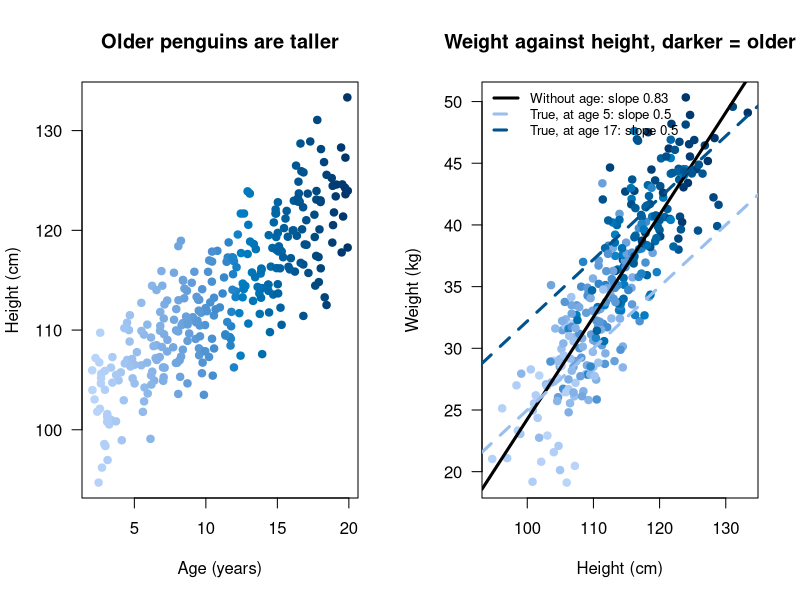
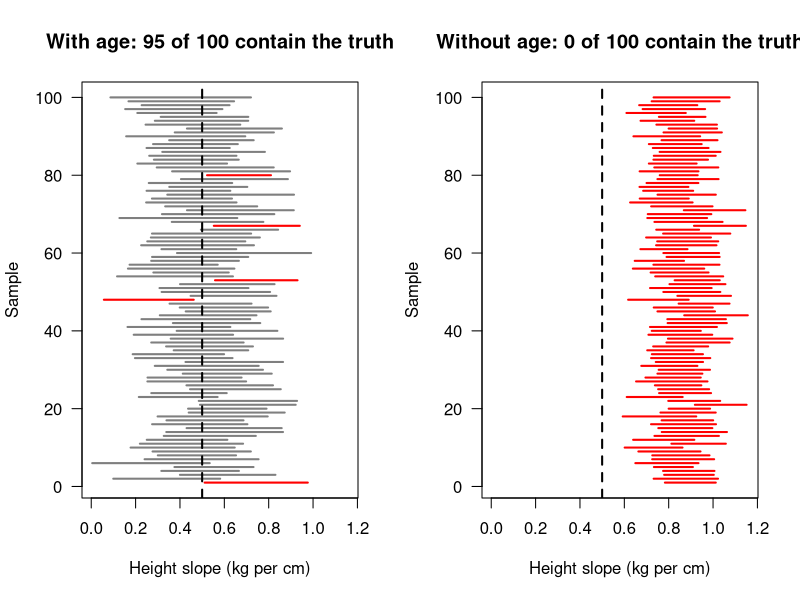

These charts were generated, in order, by the following R code:
# What happens to the 95% when the model leaves out something important?
#
# In this colony, older penguins are taller, and age also adds to weight.
# Height and age are linked.  We fit two models to the same samples:
#
#   with age:     weight ~ height + age   (the right model)
#   without age:  weight ~ height         (age left out)
#
# Without age, part of "older penguins are heavier" shows up as "taller
# penguins are heavier": the height slope takes over some of the age effect.
# That happens in every sample, always in the same direction.
#
# For each sample we compute the 95% confidence interval for the height
# slope and check whether it contains the true value.
#
# The link between height and age, and the effect of age, are made strong on
# purpose so the effect is easy to see.  Real cases are usually milder, but
# the mechanism is the same.

par(las = 1, bty = "o")    # horizontal axis numbers, full box around the plot

N <- 100000         # penguins in the population
n <- 50             # penguins in one sample
repeats <- 100      # how many samples (and intervals) to draw

set.seed(1)

# ----------------------------------------------------------------------
# The population.  Age comes first: older penguins are taller.
# ----------------------------------------------------------------------
age <- runif(N, min = 2, max = 20)
height <- 100 + 1.2 * age + rnorm(N, mean = 0, sd = 4)

beta0 <- -28        # kg
beta1 <- 0.5        # kg per cm of height: the value we want to capture
beta2 <- 0.6        # kg per year of age
sigma <- 3          # kg

weight <- beta0 + beta1 * height + beta2 * age + rnorm(N, mean = 0, sd = sigma)

cat("Correlation between height and age:", round(cor(height, age), 2), "\n\n")

# ----------------------------------------------------------------------
# A look at the data: 300 penguins from the colony.
#
# Left: older penguins are taller.
# Right: weight against height, darker = older.  The black line is what a
# model without age finds.  The two coloured lines show the true effect of
# height at a FIXED age (5 and 17 years): both have slope 0.5.  The black
# line is steeper because, moving to the right, we also move to older
# penguins, and they are heavier for their age as well as for their height.
# ----------------------------------------------------------------------
show <- sample(1:N, size = 300)
palette <- hcl.colors(140, "Blues 3", rev = TRUE)[41:140]   # drop the palest blues, so every age stays visible
age_colours <- palette[cut(age[show], breaks = 100)]
young <- 5
old <- 17
young_colour <- palette[round((young - 2) / 18 * 100)]
old_colour <- palette[round((old - 2) / 18 * 100)]

fit_show <- lm(weight[show] ~ height[show])

par(mfrow = c(1, 2))

plot(age[show], height[show], pch = 19, col = age_colours, xlab = "Age (years)", ylab = "Height (cm)", main = "Older penguins are taller")

plot(height[show], weight[show], pch = 19, col = age_colours, xlab = "Height (cm)", ylab = "Weight (kg)", main = "Weight against height, darker = older")
abline(coef(fit_show), lwd = 3)
abline(beta0 + beta2 * young, beta1, col = young_colour, lwd = 3, lty = 2)
abline(beta0 + beta2 * old, beta1, col = old_colour, lwd = 3, lty = 2)
legend("topleft", legend = c(paste("Without age: slope", round(coef(fit_show)[2], 2)), paste0("True, at age ", young, ": slope ", beta1), paste0("True, at age ", old, ": slope ", beta1)), col = c("black", young_colour, old_colour), lwd = 3, lty = c(1, 2, 2), bty = "n", cex = 0.8)

par(mfrow = c(1, 1))

# ----------------------------------------------------------------------
# Many samples.  For each, the 95% CI for the height slope, from both models.
# ----------------------------------------------------------------------
lower_with <- rep(NA, repeats)
upper_with <- rep(NA, repeats)
lower_without <- rep(NA, repeats)
upper_without <- rep(NA, repeats)

for (i in 1:repeats)
{
  chosen <- sample(1:N, size = n)
  fit_with <- lm(weight[chosen] ~ height[chosen] + age[chosen])
  fit_without <- lm(weight[chosen] ~ height[chosen])
  ci_with <- confint(fit_with)[2, ]
  ci_without <- confint(fit_without)[2, ]
  lower_with[i] <- ci_with[1]
  upper_with[i] <- ci_with[2]
  lower_without[i] <- ci_without[1]
  upper_without[i] <- ci_without[2]
}

# Does each interval contain the true slope?
hit_with <- lower_with < beta1 & beta1 < upper_with
hit_without <- lower_without < beta1 & beta1 < upper_without

cat("Intervals that contain the true slope (", beta1, "):\n", sep = "")
cat("  with age:   ", sum(hit_with), "out of", repeats, "\n")
cat("  without age:", sum(hit_without), "out of", repeats, "\n\n")
cat("Average centre of the intervals:\n")
cat("  with age:   ", round(mean((lower_with + upper_with) / 2), 2), "\n")
cat("  without age:", round(mean((lower_without + upper_without) / 2), 2), "\n\n")

# ----------------------------------------------------------------------
# The figure: one horizontal line per sample, its 95% interval.
# Grey: the interval contains the true slope.  Red: it misses.
# The dashed line is the true slope.
# ----------------------------------------------------------------------
xlim <- range(c(lower_with, upper_with, lower_without, upper_without))

par(mfrow = c(1, 2))

plot(NA, xlim = xlim, ylim = c(1, repeats), xlab = "Height slope (kg per cm)", ylab = "Sample", main = paste0("With age: ", sum(hit_with), " of ", repeats, " contain the truth"))
segments(lower_with, 1:repeats, upper_with, 1:repeats, col = ifelse(hit_with, "grey50", "red"), lwd = 2)
abline(v = beta1, lty = 2, lwd = 2)

plot(NA, xlim = xlim, ylim = c(1, repeats), xlab = "Height slope (kg per cm)", ylab = "Sample", main = paste0("Without age: ", sum(hit_without), " of ", repeats, " contain the truth"))
segments(lower_without, 1:repeats, upper_without, 1:repeats, col = ifelse(hit_without, "grey50", "red"), lwd = 2)
abline(v = beta1, lty = 2, lwd = 2)

par(mfrow = c(1, 1))

cat("Try n <- 200: the intervals without age get narrower, and miss even more.\n")
